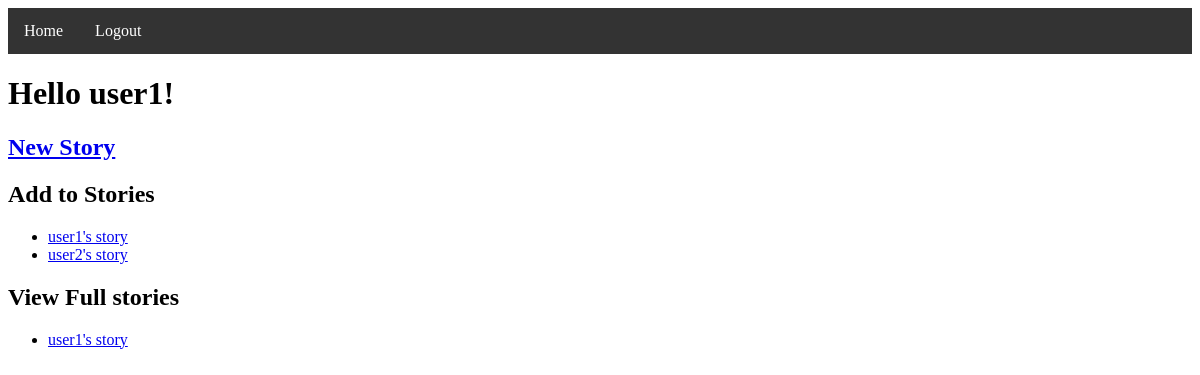
Page / (signed in) on the earlier database version.
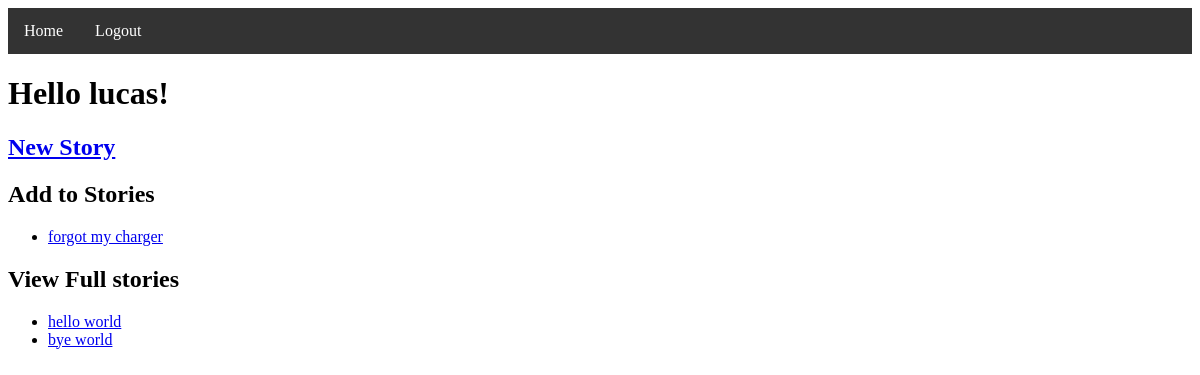
Same page on the later database version.
### tables this page shows
CREATE TABLE Users (ID INTEGER PRIMARY KEY AUTOINCREMENT, Username TEXT, Password TEXT);

CREATE TABLE Stories (ID INTEGER PRIMARY KEY AUTOINCREMENT, Title TEXT, FullStory TEXT, Latest_Update TEXT);

### __init__.py (the view)
@app.route('/', methods=['GET'])
def landing():
    if logged_in():
        username = session['username']
        viewable_stories = db_builder.get_viewable_stories(username)
        editable_stories = db_builder.get_editable_stories(username)
        return render_template('index.html', logged_in=logged_in(), username=username,viewable=viewable_stories, edtiable=editable_stories)
    else:
        return render_template('intro.html')

### __init__.py (called while the page is built)
def logged_in():
    return session.get('username') is not None

### db_builder.py (called while the page is built)
def get_viewable_stories(username):
    db = sqlite3.connect(DB_FILE) #open if file exists, otherwise create
    c = db.cursor()               #facilitate db ops -- you will use cursor to trigger db events
    user_id = get_id(username)
    c.execute("SELECT StoryID FROM Contributions WHERE UserID=?", [user_id])
    story_id_list = [entry[0] for entry in c.fetchall()]
    story_id_set = set(story_id_list)
    story_list = []
    for story_id in story_id_set:
        story_list.append((story_id, get_story_title_by_id(story_id)))
    db.commit() #save changes
    db.close()  #close database
    return story_list

def get_editable_stories(username):
    db = sqlite3.connect(DB_FILE) #open if file exists, otherwise create
    c = db.cursor()               #facilitate db ops -- you will use cursor to trigger db events
    user_id = get_id(username)
    c.execute("SELECT StoryID FROM Contributions WHERE UserID!=?", [user_id])
    story_id_list = [entry[0] for entry in c.fetchall()]
    story_id_set = set(story_id_list)
    story_list = []
    for story_id in story_id_set:
        story_list.append((story_id, get_story_title_by_id(story_id)))
    db.commit() #save changes
    db.close()  #close database
    return story_list

def get_story_title_by_id(story_id):
    db = sqlite3.connect(DB_FILE)  # open if file exists, otherwise create
    c = db.cursor()
    c.execute("SELECT Title FROM Stories WHERE ID=?", [story_id])
    title = c.fetchone()[0]
    db.commit()
    db.close()
    return title

def get_id(username):
    db = sqlite3.connect(DB_FILE) #open if file exists, otherwise create
    c = db.cursor()               #facilitate db ops -- you will use cursor to trigger db events
    user_ID = None
    c.execute("SELECT ID FROM Users WHERE Username=?", [username])
    row = c.fetchone()
    if row is not None:
        user_ID = row[0]
    return user_ID

### templates/index.html (shortened to what this page needs)
<!DOCTYPE html>
<html lang="en" dir="ltr">
<head>
    <ul class="nav">
        {% if logged_in %}
            <li class="nav"><a class="nav" href="/">Home</a></li>
            <li class="nav"><a class="nav" href="/logout">Logout</a></li>
        {% else %}
            <li class="nav"><a class="nav" href="/">Home</a></li>
            <li class="nav"><a class="nav" href="/login">Login</a></li>
            <li class="nav"><a class="nav" href="/register">Register</a></li>
        {% endif %}
    </ul>
</head>
<body>
    <h1>Hello {{username}}!</h1>
    <h2><a href="/new">New Story</a></h2>
    <h2>Add to Stories</h2>
    <ul>
        {%for id, title in edtiable%}
            <li><a href="/{{id}}/edit">{{title}}</a></li>
        {%endfor%}
    </ul>
    <h2>View Full stories</h2>
    <ul>
        {%for id, title in viewable%}
            <li><a href="/{{id}}">{{title}}</a></li>
        {%endfor%}
    </ul>
</body>
</html>

### templates/index.html (style rules this page uses)
ul.nav { list-style-type: none; margin: 0; padding: 0; overflow: hidden; background-color: #333; }
li.nav { float: left; }
li a.nav { display: block; color: white; text-align: center; padding: 14px 16px; text-decoration: none; }

Differences in the rows shown:
removed Stories: Title "user1's story"
removed Stories: Title "user2's story", shown under "Add to Stories"
changed Users: Username "user1" → "lucas"
now on this page (row edited): Stories: Title "forgot my charger", shown under "Add to Stories"
added Stories: Title "hello world", shown under "View Full stories"
added Stories: Title "bye world", shown under "View Full stories"
